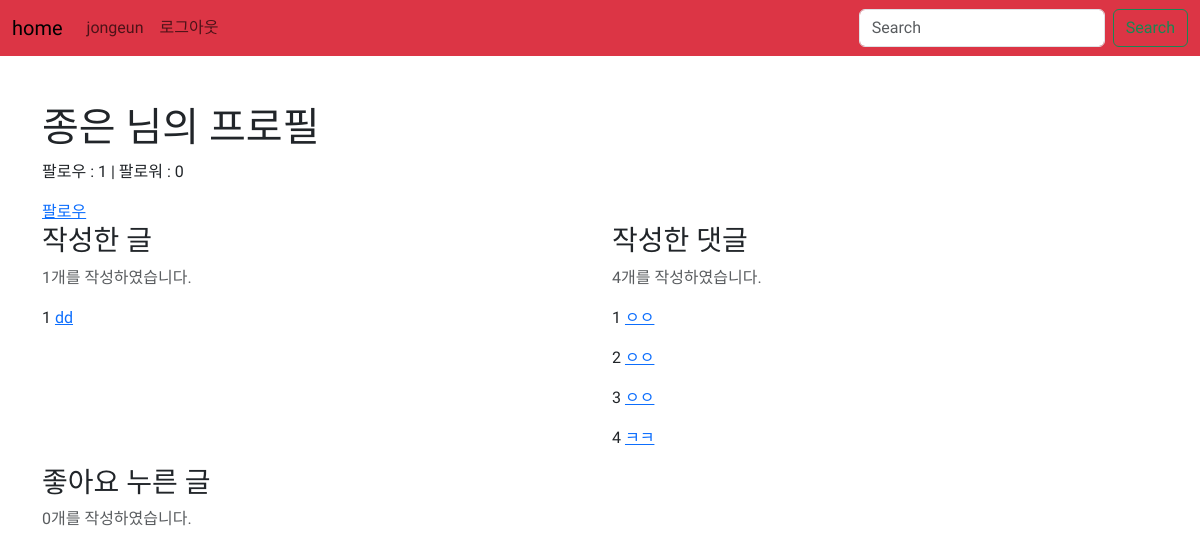
The app's page /accounts/2/ (signed in) with its own data.
### accounts/models.py (models this page shows)
class User(AbstractUser):
    followings = models.ManyToManyField('self', symmetrical=False, related_name='followers')

### articles/models.py (models this page shows)
class Article(models.Model):
    title = models.CharField(max_length=20)
    content = models.TextField()
    created_at = models.DateTimeField(auto_now_add=True)
    updated_at = models.DateTimeField(auto_now=True)
    image = models.ImageField(upload_to='images/', blank=True)
    user = models.ForeignKey(settings.AUTH_USER_MODEL, on_delete=models.CASCADE, default = '')
    like_users = models.ManyToManyField(settings.AUTH_USER_MODEL, related_name='like_articles')

class Comment(models.Model):
    content = models.TextField()
    created_at = models.DateTimeField(auto_now_add=True)
    article = models.ForeignKey(Article, on_delete=models.CASCADE)
    user = models.ForeignKey(settings.AUTH_USER_MODEL, on_delete=models.CASCADE, default = '')

### accounts/views.py (the view)
# urls.py: path('<int:pk>/', views.detail, name='detail'),
@login_required
def detail(request, pk):
    user = get_object_or_404(get_user_model(), pk=pk)
    context = {
        'user': user
    }
    return render(request, 'accounts/detail.html', context)

### accounts/templates/accounts/detail.html (shortened to what this page needs)
{% extends 'base.html' %}
{% block body %}
  <h1>{{ user.username }}
    님의 프로필</h1>
  <p>팔로우 :
    {{ user.followings.count }}
    | 팔로워 :
    {{ user.followers.count }}</p>
  {% if request.user.is_authenticated %}
    {% if request.user != user %}
      <a href="{% url 'accounts:follow' user.pk %}">
        {% if request.user in user.followers.all %}
          팔로우취소
        {% else %}
          팔로우
        {% endif %}
      </a>
    {% endif %}
  {% else %}
    팔로우 하려면 로그인이 필요합니다
  {% endif %}
  <div class="row">
    <div class="col-6">
      <h3>작성한 글</h3>
      <p class="text-muted">{{ user.article_set.count }}개를 작성하였습니다.</p>
      {% for article in user.article_set.all %}
        <p>
          {{ forloop.counter }}
          <a href="{% url 'articles:detail' article.pk %}">{{ article.title }}</a>
        </p>
      {% endfor %}
    </div>
    <div class="col-6">
      <h3>작성한 댓글</h3>
      <p class="text-muted">{{ user.comment_set.count }}개를 작성하였습니다.</p>
      {% for comment in user.comment_set.all %}
        <p>
          {{ forloop.counter }}
          <a href="{% url 'articles:detail' comment.article_id %}">{{ comment.content }}</a>
        </p>
      {% endfor %}
    </div>
    <div class="col-6">
      <h3>좋아요 누른 글</h3>
      <p class="text-muted">{{ user.like_articles.count }}개를 작성하였습니다.</p>
    </div>
  </div>
  {% endblock%}

### templates/base.html (shortened to what this page needs)
{% load django_bootstrap5 %}
<!DOCTYPE html>
<html lang="ko">
  <head>
    <link rel="stylesheet" href="https://cdn.jsdelivr.net/npm/bootstrap-icons@1.9.1/font/bootstrap-icons.css">
    {% bootstrap_css %}
  </head>
  <nav class="navbar navbar-expand-lg bg-danger">
    <div class="container-fluid ">
      <a class="navbar-brand " href="{% url 'articles:index' %}">home</a>
      <div class="collapse navbar-collapse" id="navbarSupportedContent">
        <ul class="navbar-nav me-auto mb-2 mb-lg-0">
          {% if request.user.is_authenticated %}
            <li class="nav-item">
              <a class="nav-link" href="{% url 'accounts:detail' request.user.pk %}">{{ request.user }}</a>
            </li>
            <li class="nav-item">
              <a class="nav-link" href="{% url 'accounts:logout' %}">로그아웃</a>
            </li>
          {% endif %}
        </ul>
        <form class="d-flex" role="search">
          <input class="form-control me-2" type="search" placeholder="Search" aria-label="Search">
          <button class="btn btn-outline-success" type="submit">Search</button>
        </form>
      </div>
    </div>
  </nav>
  <div class="container my-5">
    {% block body %}{% endblock body %}
  </div>
</body>
</html>

### records on screen
User: user "jongeun"
User: username "종은", followings.count "1", followers.count "0", article_set.count "1", comment_set.count "4", like_articles.count "0"
Article: title "dd"
Comment: content "ㅇㅇ"
Comment: content "ㅇㅇ"
Comment: content "ㅇㅇ"
Comment: content "ㅋㅋ"
